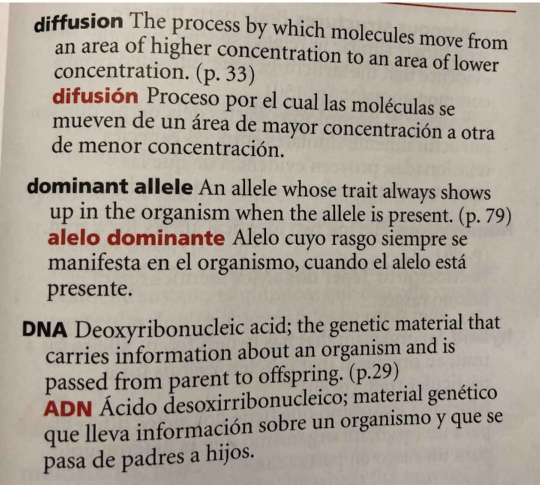
#> input picture Gimp-Test.jpg, 1080 x 969 px (shown at 1/2 size)
$ python -i functnDefinitions.py   (imports and definitions only)   (older library calls are emulated)
#> lines starting #> are read from the running program, lines starting #| are printed output that depends on the picture
import cv2
import numpy as np

def crop_It(input):
    afterDilat = cv2.dilate(input, np.ones((5, 5), np.uint8),iterations=15)
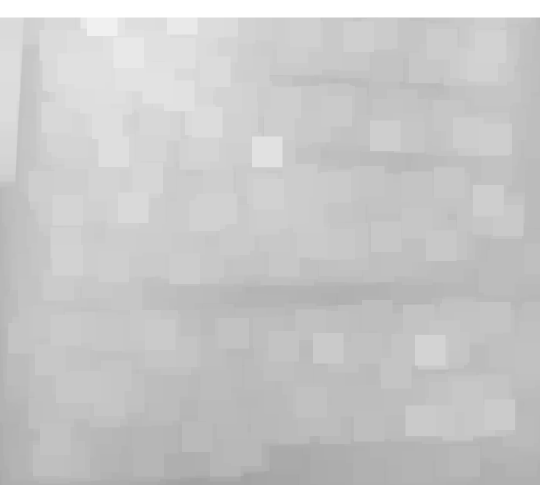
#> afterDilat: shape (969, 1080) (shown at 1/2 size); min 162, max 255, mean 199.8
    # cv2.imshow("afterdilat", cv2.resize(afterDilat, (1366, 768)))
    # im2, countours, heirarchy = cv2.findContours(afterDilat, cv2.RETR_TREE, cv2.CHAIN_APPROX_SIMPLE)
    countours, _ = cv2.findContours(afterDilat, cv2.RETR_TREE, cv2.CHAIN_APPROX_SIMPLE)
#> countours = [[[0, 0], [0, 968], [1079, 968], [1079, 0]]]
    initx1 = 10e9
    inity1 = 10e9
    initx2 = -1
    inity2 = -1
    for cntr in countours:
        if cv2.contourArea(cntr) <= 5000:
            continue
        x1, y1, w, h = cv2.boundingRect(cntr)
        x2 = x1 + w
        y2 = y1 + h
        if x1 < initx1:
            initx1 = x1
        if y1 < inity1:
            inity1 = y1
        if x2 > initx2:
            initx2 = x2
        if y2 > inity2:
            inity2 = y2
#> this loop made 1 pass
#> (cntr, x1, y1, w, h, x2, y2, initx1) on pass 1: ([[0, 0], [0, 968], [1079, 968], [1079, 0]], 0, 0, 1080, 969, 1080, 969, 0)
#> after the loop, initx1 = 0; initx2 = 1080; inity1 = 0; inity2 = 969
    crop = input[inity1:inity2,initx1:initx2]
    # cv2.imshow("cropped", cv2.resize(crop, (1366, 768)))
    # crop = cv2.erode(crop, np.ones((3, 3), np.uint8), iterations=1)
    return crop

# [57 lines left out: functions binarize, removeTilt, getLines, getchars, not called in this run]

>>> import cv2
>>> picture = cv2.imread('Gimp-Test.jpg', cv2.IMREAD_GRAYSCALE)
>>> result = crop_It(picture)

$ run again, on IMG_0341.jpg
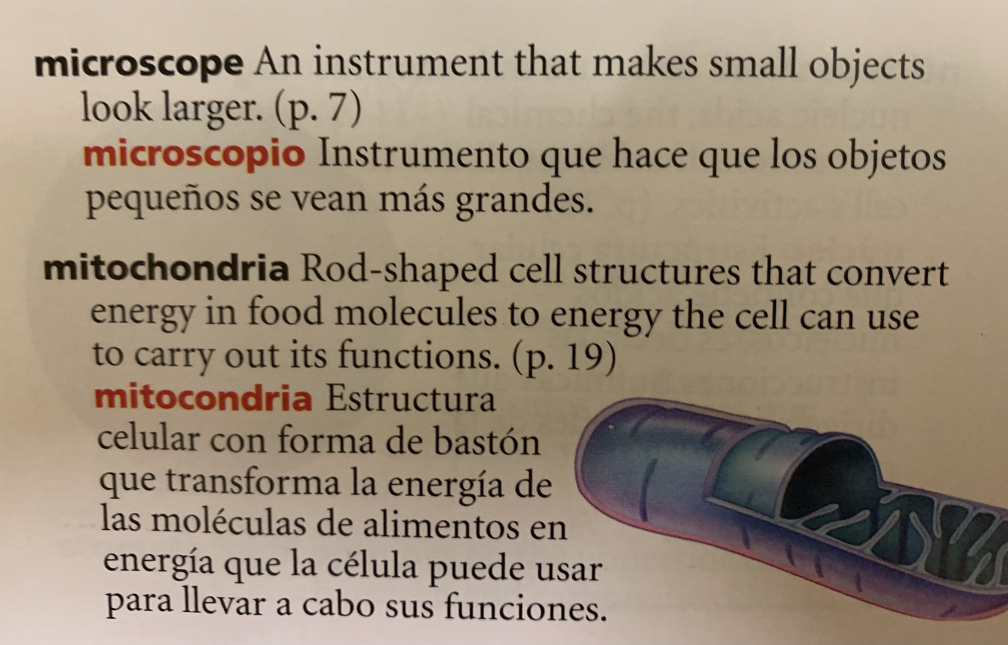
#> input picture IMG_0341.jpg, 4032 x 2580 px (shown at 1/4 size)
#> `picture = cv2.imread('Gimp-Test.jpg', cv2.IMREAD_GRAYSCALE)`:
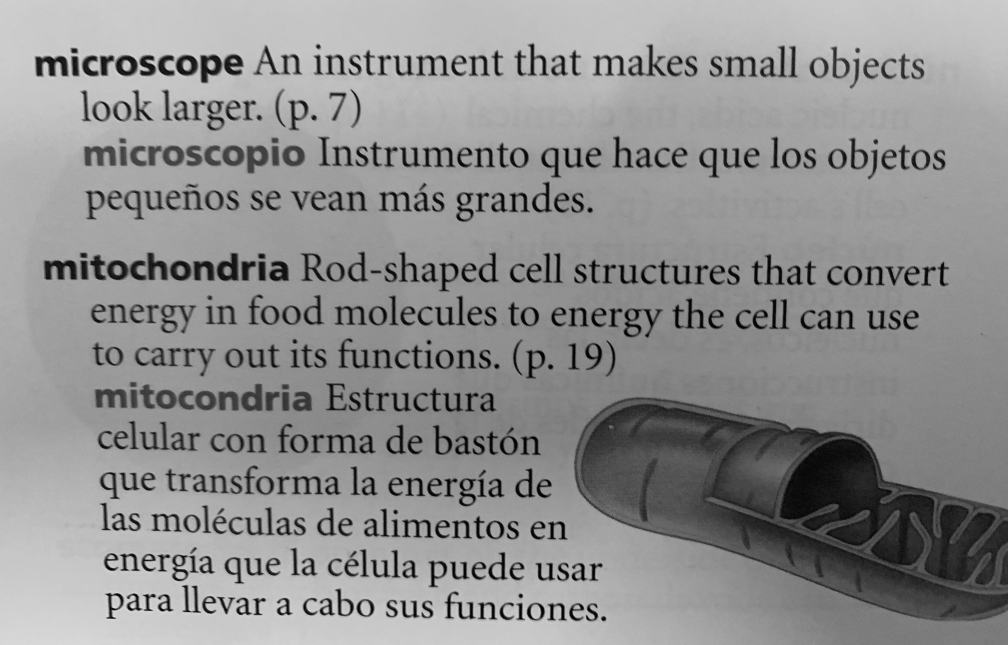
#> picture: shape (2580, 4032) (shown at 1/4 size); min 0, max 239, mean 143.1
#> in crop_It, `afterDilat = cv2.dilate(input, np.ones((5, 5), np.uint8),iterations=15)`:
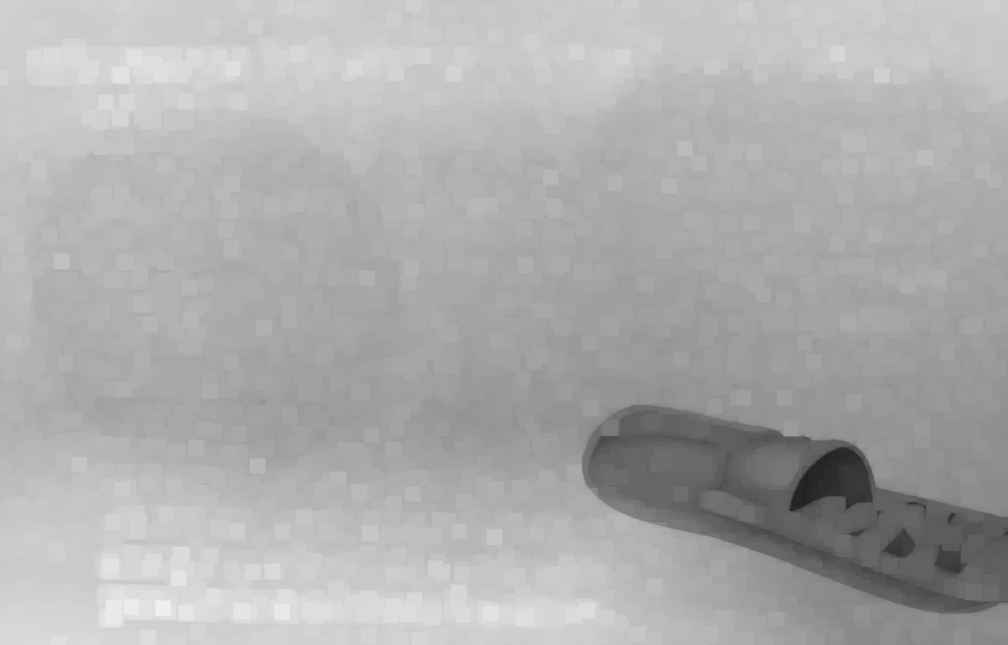
#> afterDilat: shape (2580, 4032) (shown at 1/4 size); min 30, max 239, mean 173.4
#> countours = [[[0, 0], [0, 2579], [4031, 2579], [4031, 0]]]
#> the loop in crop_It, `for cntr in countours:` made 1 pass
#> (cntr, x1, y1, w, h, x2, y2, initx1) on pass 1: ([[0, 0], [0, 2579], [4031, 2579], [4031, 0]], 0, 0, 4032, 2580, 4032, 2580, 0)
#> after the loop in crop_It, `for cntr in countours:`: initx1 = 0; initx2 = 4032; inity1 = 0; inity2 = 2580

$ run again, on IMG_0342.jpg
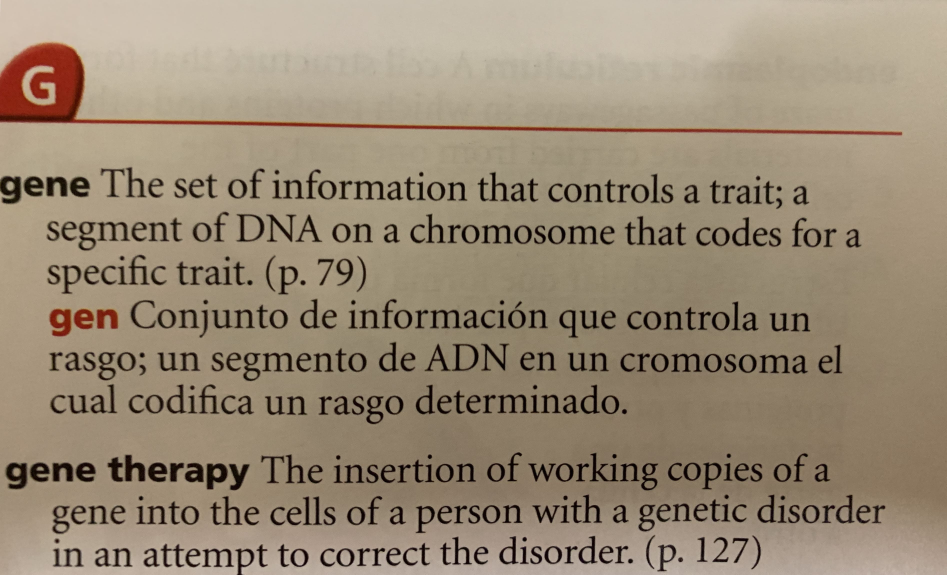
#> input picture IMG_0342.jpg, 3785 x 2298 px (shown at 1/4 size)
#> `picture = cv2.imread('Gimp-Test.jpg', cv2.IMREAD_GRAYSCALE)`:
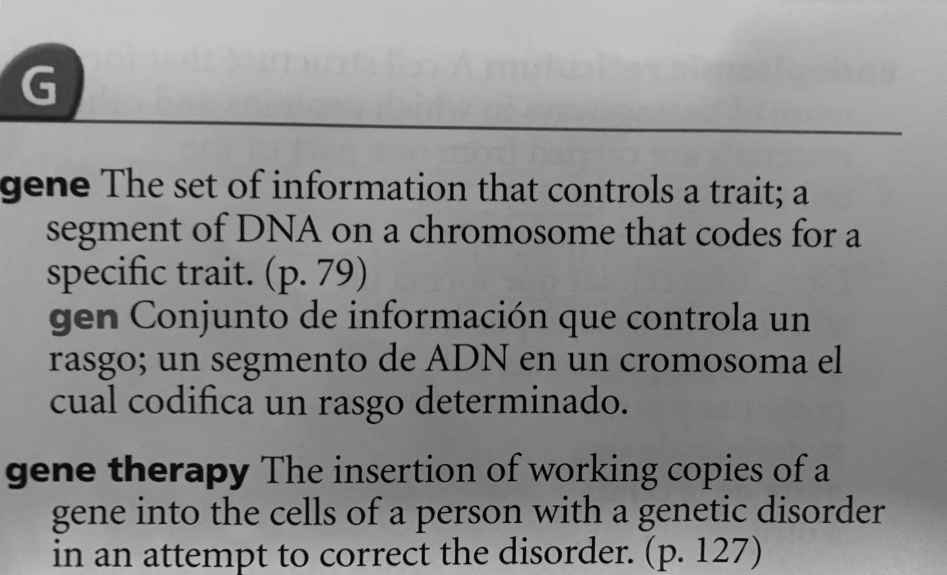
#> picture: shape (2298, 3785) (shown at 1/4 size); min 0, max 240, mean 139.8
#> in crop_It, `afterDilat = cv2.dilate(input, np.ones((5, 5), np.uint8),iterations=15)`:
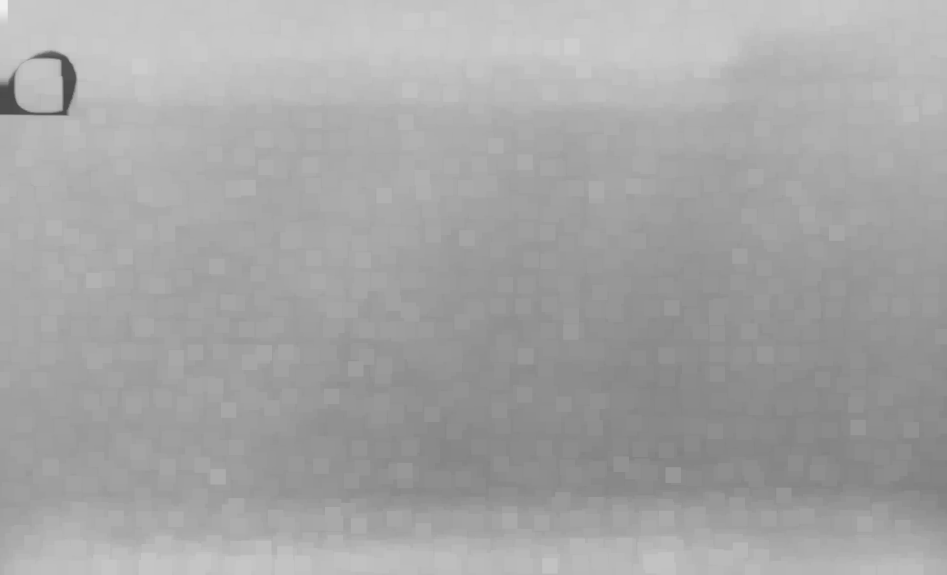
#> afterDilat: shape (2298, 3785) (shown at 1/4 size); min 73, max 240, mean 165.4
#> countours = [[[0, 0], [0, 2297], [3784, 2297], [3784, 0]]]
#> the loop in crop_It, `for cntr in countours:` made 1 pass
#> (cntr, x1, y1, w, h, x2, y2, initx1) on pass 1: ([[0, 0], [0, 2297], [3784, 2297], [3784, 0]], 0, 0, 3785, 2298, 3785, 2298, 0)
#> after the loop in crop_It, `for cntr in countours:`: initx1 = 0; initx2 = 3785; inity1 = 0; inity2 = 2298

$ run again, on IMG_0343.jpg
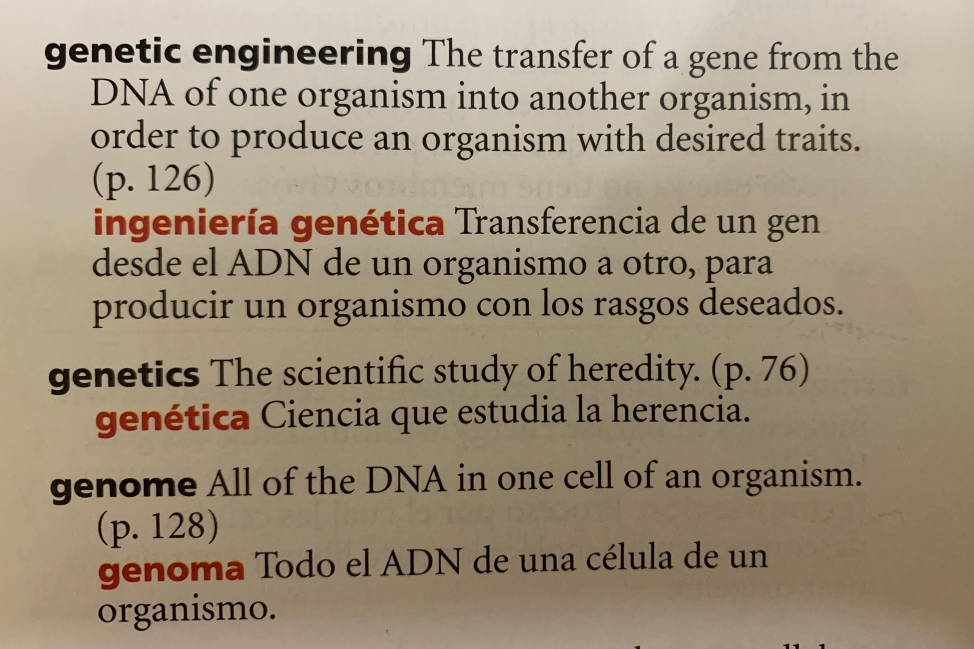
#> input picture IMG_0343.jpg, 3895 x 2594 px (shown at 1/4 size)
#> `picture = cv2.imread('Gimp-Test.jpg', cv2.IMREAD_GRAYSCALE)`:
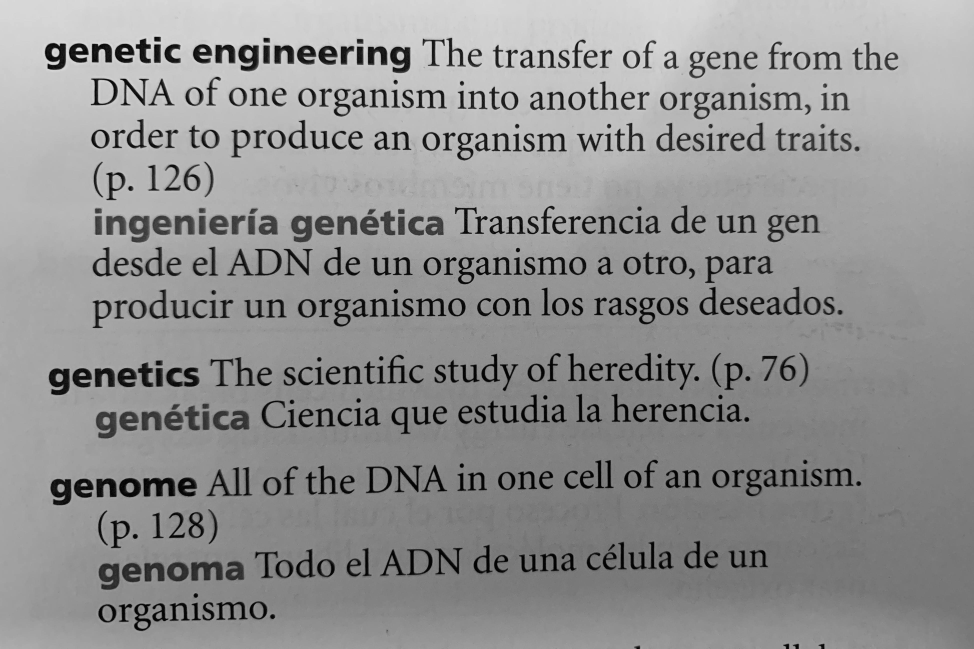
#> picture: shape (2594, 3895) (shown at 1/4 size); min 0, max 237, mean 145.4
#> in crop_It, `afterDilat = cv2.dilate(input, np.ones((5, 5), np.uint8),iterations=15)`:
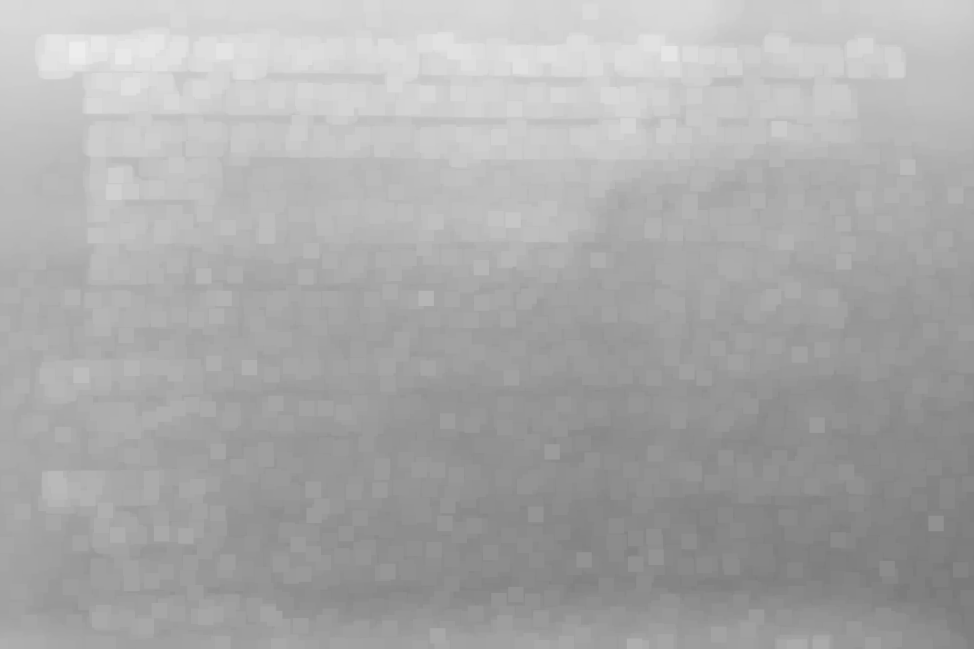
#> afterDilat: shape (2594, 3895) (shown at 1/4 size); min 120, max 237, mean 170.7
#> countours = [[[0, 0], [0, 2593], [3894, 2593], [3894, 0]]]
#> the loop in crop_It, `for cntr in countours:` made 1 pass
#> (cntr, x1, y1, w, h, x2, y2, initx1) on pass 1: ([[0, 0], [0, 2593], [3894, 2593], [3894, 0]], 0, 0, 3895, 2594, 3895, 2594, 0)
#> after the loop in crop_It, `for cntr in countours:`: initx1 = 0; initx2 = 3895; inity1 = 0; inity2 = 2594
